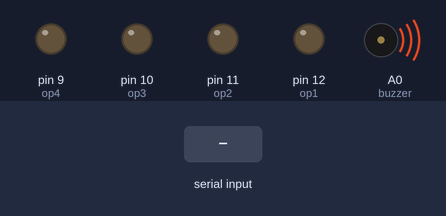
A sketch run on a simulated Arduino Uno, built with avr-gcc and run on an emulated ATmega328P. Parts: output pins drawn as LEDs (lit = HIGH), buzzer (waves = sounding, pin HIGH). The test bench sets the inputs (shaded band).

Above: at 2.4 s.
2.5 s: "F" received over Serial
At 3.4 s:
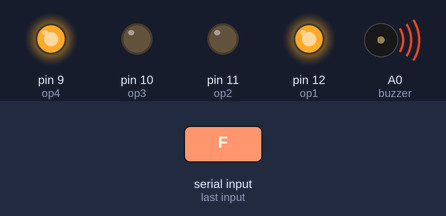
4.0 s: "B" received over Serial
At 4.5 s:
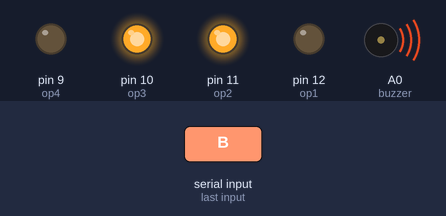
5.5 s: "R" received over Serial
At 6.7 s:
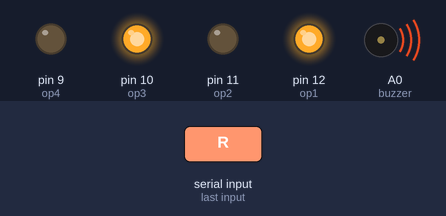
7.0 s: "L" received over Serial
At 8.0 s:
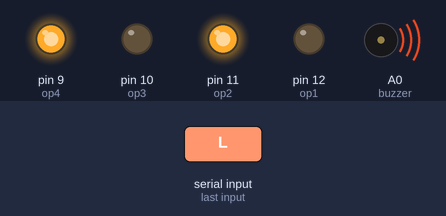
8.5 s: "H" received over Serial
At 9.2 s:
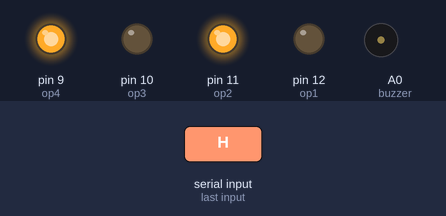
10.0 s: "S" received over Serial
At 10.3 s:
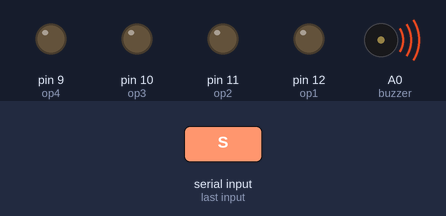
Timing chart, 0 to 12.5 s (numbered marks = the images above; inputs shaded):
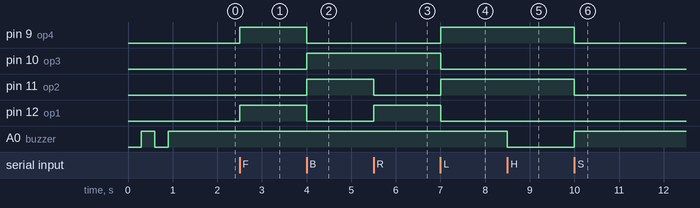

Measured:
- after the input at 2.5 s, pin 9 (op4), pin 12 (op1): LOW → HIGH at once
- after the input at 4.0 s, pin 9 (op4), pin 12 (op1): HIGH → LOW at once; pin 10 (op3), pin 11 (op2): LOW → HIGH at once
- after the input at 5.5 s, pin 11 (op2): HIGH → LOW at once; pin 12 (op1): LOW → HIGH at once
- after the input at 7.0 s, pin 9 (op4), pin 11 (op2): LOW → HIGH at once; pin 10 (op3), pin 12 (op1): HIGH → LOW at once
- after the input at 8.5 s, A0 (buzzer): HIGH → LOW at once
- after the input at 10.0 s, pin 9 (op4), pin 11 (op2): HIGH → LOW at once; A0 (buzzer): LOW → HIGH at once

The sketch:

bluetooth_car.ino
```cpp
 #define echoPin 5 // attach pin D2 Arduino to pin Echo of HC-SR04
#define trigPin 6 //attach pin D3 Arduino to pin Trig of HC-SR04

// defines variables
long duration; // variable for the duration of sound wave travel
int distance; // variable for the distance measurementchar temp;
//controlling left motor
int op1 = 12;
int op2 = 11;
//controlling right motor
int op3 = 10;
int op4 = 9;
int buzzer=A0;
int temp;
void setup()
{
  Serial.begin(9600);
  pinMode(op1,OUTPUT);
  pinMode(op2,OUTPUT);
  pinMode(op3,OUTPUT);
  pinMode(op4,OUTPUT);
  pinMode(buzzer,OUTPUT);
  digitalWrite(buzzer,LOW);
  delay(300);
  digitalWrite(buzzer,HIGH);
delay(300);
digitalWrite(buzzer,LOW);
  delay(300);
  digitalWrite(buzzer,HIGH);
delay(300);
pinMode(trigPin, OUTPUT); // Sets the trigPin as an OUTPUT
  pinMode(echoPin, INPUT); // Sets the echoPin as an INPUT

}

void loop()
{

  while(!Serial.available());
  if(Serial.available()>0)
  {
    temp = Serial.read();


    if(temp == 'F')//forward,left motor clockwise right anticlockwise
    {
      digitalWrite(op1,HIGH);
      digitalWrite(op2,LOW);
      digitalWrite(op3,LOW);
      digitalWrite(op4,HIGH);
    }
    if(temp == 'B')//backward,left motor anticlockwise right motor clockwise
    {
      digitalWrite(op1,LOW);
      digitalWrite(op2,HIGH);
      digitalWrite(op3,HIGH);
      digitalWrite(op4,LOW);
    }
    if(temp == 'R')//right,left clockwise right stop
    {
      digitalWrite(op1,HIGH);
      digitalWrite(op2,LOW);
      digitalWrite(op3,HIGH);
      digitalWrite(op4,LOW);
    }
    if(temp == 'L')//left,left motor stop right anticlockwise
    {
      digitalWrite(op1,LOW);
      digitalWrite(op2,HIGH);
      digitalWrite(op3,LOW);
      digitalWrite(op4,HIGH);
    }
    if(temp == 'S')//stop both
    {
      digitalWrite(op1,LOW);
      digitalWrite(op2,LOW);
      digitalWrite(op3,LOW);
      digitalWrite(op4,LOW);
      digitalWrite(buzzer,HIGH);
    }

if(temp == 'H')//stop both
    {
        digitalWrite(buzzer,LOW);

    }


}


}
```
